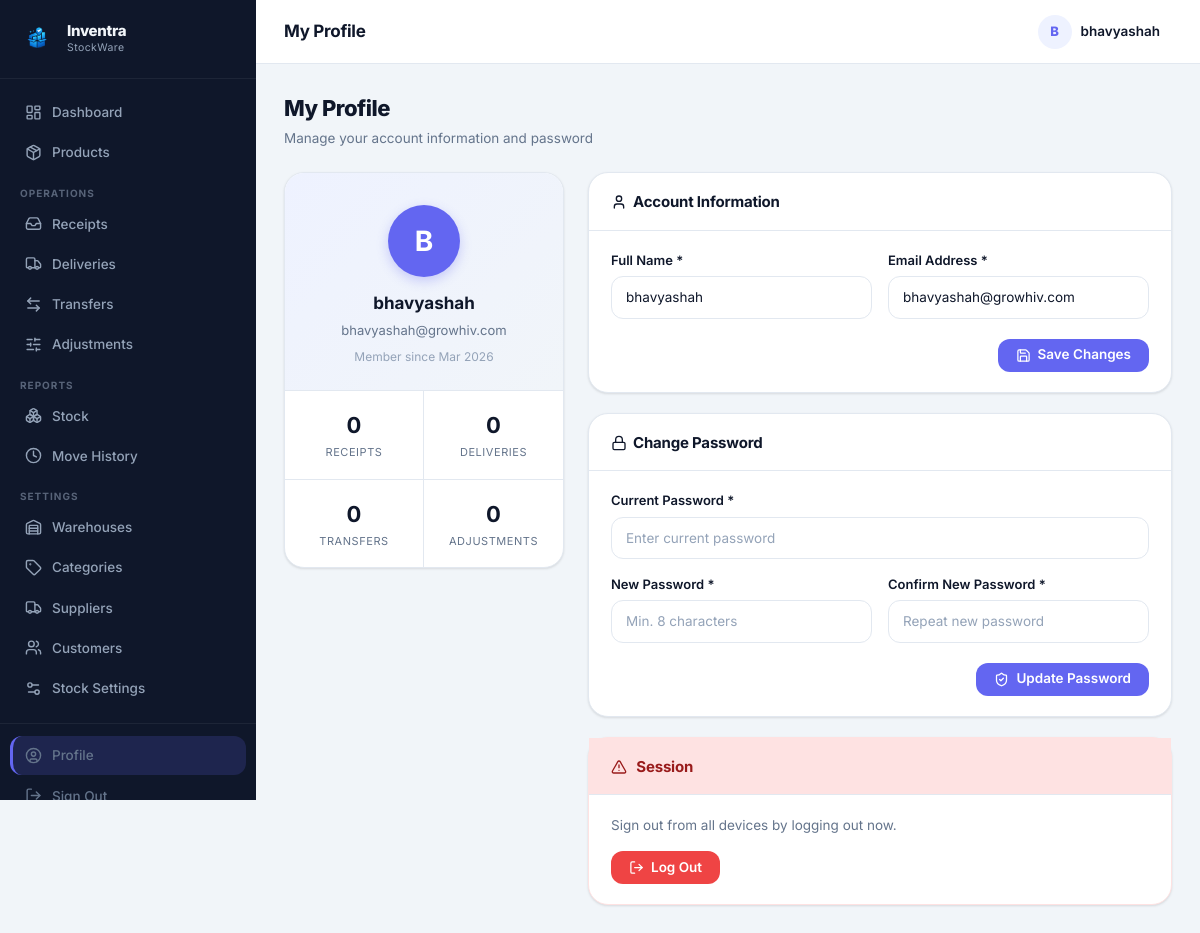
The app's page /profile.php (signed in) with its own data.
### tables this page shows
CREATE TABLE users (
            id         INTEGER PRIMARY KEY AUTOINCREMENT,
            login_id   TEXT UNIQUE NOT NULL,
            name       TEXT NOT NULL,
            email      TEXT UNIQUE NOT NULL,
            password   TEXT NOT NULL,
            created_at DATETIME DEFAULT CURRENT_TIMESTAMP
        );

### includes/functions.php (called while the page is built, shortened)
<?php
function e(mixed $v): string
{
    return htmlspecialchars((string)$v, ENT_QUOTES | ENT_SUBSTITUTE, 'UTF-8');
}

### profile.php (the view, shortened to what this page needs)
<?php
require_once 'includes/functions.php';
$userId    = (int)$_SESSION['user_id'];
$db        = getDB();
$stmt = $db->prepare("SELECT * FROM users WHERE id=?");
$stmt->execute([$userId]);
$user = $stmt->fetch();
$receiptsCreated   = $db->prepare("SELECT COUNT(*) FROM receipts   WHERE created_by=?"); $receiptsCreated->execute([$userId]);
$deliveriesCreated = $db->prepare("SELECT COUNT(*) FROM deliveries WHERE created_by=?"); $deliveriesCreated->execute([$userId]);
$transfersCreated  = $db->prepare("SELECT COUNT(*) FROM transfers  WHERE created_by=?"); $transfersCreated->execute([$userId]);
$adjustCreated     = $db->prepare("SELECT COUNT(*) FROM adjustments WHERE created_by=?"); $adjustCreated->execute([$userId]);
include 'includes/header.php';
?>
<div class="page-header">
  <div class="page-header-text">
    <h1>My Profile</h1>
    <p>Manage your account information and password</p>
  </div>
</div>
<div class="profile-layout">
  <div class="profile-sidebar-card">
    <div class="profile-avatar-wrap">
      <div class="profile-avatar-large"><?= mb_strtoupper(mb_substr($user['name'] ?? 'U', 0, 1)) ?></div>
      <div class="profile-name"><?= e($user['name'] ?? '') ?></div>
      <div class="profile-email"><?= e($user['email'] ?? '') ?></div>
      <div class="profile-since">Member since <?= date('M Y', strtotime($user['created_at'] ?? 'now')) ?></div>
    </div>
    <div class="profile-stats">
      <div class="profile-stat">
        <div class="profile-stat-val"><?= (int)$receiptsCreated->fetchColumn() ?></div>
        <div class="profile-stat-lbl">Receipts</div>
      </div>
      <div class="profile-stat">
        <div class="profile-stat-val"><?= (int)$deliveriesCreated->fetchColumn() ?></div>
        <div class="profile-stat-lbl">Deliveries</div>
      </div>
      <div class="profile-stat">
        <div class="profile-stat-val"><?= (int)$transfersCreated->fetchColumn() ?></div>
        <div class="profile-stat-lbl">Transfers</div>
      </div>
      <div class="profile-stat">
        <div class="profile-stat-val"><?= (int)$adjustCreated->fetchColumn() ?></div>
        <div class="profile-stat-lbl">Adjustments</div>
      </div>
    </div>
  </div>
  <div class="profile-forms">
    <div class="card">
      <div class="card-header">
        <span class="card-title"><i data-lucide="user" style="width:16px;height:16px;vertical-align:-3px;margin-right:6px;"></i>Account Information</span>
      </div>
      <div class="card-body">
        <form method="POST" action="profile.php">
          <div class="form-grid">
            <div class="form-group">
              <label>Full Name *</label>
              <input type="text" name="name" class="form-control"
                     value="<?= e($user['name'] ?? '') ?>" required>
            </div>
            <div class="form-group">
              <label>Email Address *</label>
              <input type="email" name="email" class="form-control"
                     value="<?= e($user['email'] ?? '') ?>" required>
            </div>
          </div>
          <div style="display:flex;justify-content:flex-end;margin-top:4px;">
            <button type="submit" class="btn btn-primary">
              <i data-lucide="save"></i> Save Changes
            </button>
          </div>
        </form>
      </div>
    </div>
    <div class="card" style="margin-top:20px;">
      <div class="card-header">
        <span class="card-title"><i data-lucide="lock" style="width:16px;height:16px;vertical-align:-3px;margin-right:6px;"></i>Change Password</span>
      </div>
      <div class="card-body">
        <form method="POST" action="profile.php">
          <div class="form-group">
            <label>Current Password *</label>
            <input type="password" name="current_password" class="form-control"
                   autocomplete="current-password" placeholder="Enter current password" required>
          </div>
          <div class="form-grid">
            <div class="form-group">
              <label>New Password *</label>
              <input type="password" name="new_password" class="form-control"
                     autocomplete="new-password" placeholder="Min. 8 characters" required>
            </div>
            <div class="form-group">
              <label>Confirm New Password *</label>
              <input type="password" name="confirm_password" class="form-control"
                     autocomplete="new-password" placeholder="Repeat new password" required>
            </div>
          </div>
          <div style="display:flex;justify-content:flex-end;margin-top:4px;">
            <button type="submit" class="btn btn-primary">
              <i data-lucide="shield-check"></i> Update Password
            </button>
          </div>
        </form>
      </div>
    </div>
    <div class="card" style="margin-top:20px;border-color:var(--danger-light);">
      <div class="card-header" style="background:var(--danger-light);">
        <span class="card-title" style="color:var(--danger-text);">
          <i data-lucide="alert-triangle" style="width:16px;height:16px;vertical-align:-3px;margin-right:6px;"></i>
          Session
        </span>
      </div>
      <div class="card-body">
        <p class="text-secondary" style="margin-bottom:16px;font-size:13.5px;">
          Sign out from all devices by logging out now.
        </p>
        <a href="logout.php" class="btn btn-danger">
          <i data-lucide="log-out"></i> Log Out
        </a>
      </div>
    </div>
  </div>
</div>
<?php include 'includes/footer.php'; ?>

### assets/css/style.css (style rules this page uses)
*, *::before, *::after { box-sizing: border-box; margin: 0; padding: 0; }
:root { --primary: #6366f1; --primary-hover: #4f46e5; --primary-light: #eef2ff; --primary-text: #4338ca; --bg: #f1f5f9; --card: #ffffff; --border: #e2e8f0; --text: #0f172a; --text-secondary: #64748b; --text-muted: #94a3b8; --success: #10b981; --success-light:#d1fae5; --success-text: #065f46; --warning: #f59e0b; --warning-light:#fef3c7; --warning-text: #92400e; --danger: #ef4444; --danger-light: #fee2e2; --danger-text: #991b1b; --info: #3b82f6; --info-light: #dbeafe; --info-text: #1e40af; --gray-light: #f8fafc; --sidebar-bg: #0f172a; --sidebar-hover: rgba(255,255,255,0.06); --sidebar-active: rgba(99,102,241,0.18); --sidebar-active-border:#6366f1; --sidebar-text: #94a3b8; --sidebar-text-active: #f1f5f9; --sidebar-width: 256px; --topbar-height: 64px; --r-xs: 6px; --r-sm: 8px; --r-md: 12px; --r-lg: 16px; --r-xl: 20px; --r-2xl: 24px; --r-3xl: 28px; --r-full:9999px; --shadow-xs: 0 1px 2px rgba(0,0,0,0.04); --shadow-sm: 0 1px 3px rgba(0,0,0,0.08), 0 1px 2px rgba(0,0,0,0.04); --shadow-md: 0 4px 8px rgba(0,0,0,0.06), 0 2px 4px rgba(0,0,0,0.04); --shadow-lg: 0 10px 24px rgba(0,0,0,0.08), 0 4px 8px rgba(0,0,0,0.04); --shadow-xl: 0 20px 48px rgba(0,0,0,0.12), 0 8px 16px rgba(0,0,0,0.06); }
html { scroll-behavior: smooth; }
body { font-family: 'Inter', -apple-system, BlinkMacSystemFont, 'Segoe UI', sans-serif; background: var(--bg); color: var(--text); line-height: 1.5; font-size: 14px; -webkit-font-smoothing: antialiased; -moz-osx-font-smoothing: grayscale; }
.card { background: var(--card); border-radius: var(--r-xl); border: 1px solid var(--border); box-shadow: var(--shadow-sm); }
.card-header { display: flex; align-items: center; justify-content: space-between; padding: 18px 22px 16px; border-bottom: 1px solid var(--border); flex-wrap: wrap; gap: 10px; }
.card-title { font-size: 15px; font-weight: 700; color: var(--text); letter-spacing: -0.2px; }
.card-body { padding: 20px 22px; }
.btn { display: inline-flex; align-items: center; gap: 7px; padding: 9px 18px; border-radius: var(--r-md); font-size: 13.5px; font-weight: 600; cursor: pointer; border: none; text-decoration: none; transition: background 0.15s, box-shadow 0.15s, transform 0.1s; white-space: nowrap; font-family: inherit; line-height: 1; }
.btn svg { width: 15px; height: 15px; flex-shrink: 0; }
.btn-primary { background: var(--primary); color: white; }
.btn-danger { background: var(--danger); color: white; }
.form-group { display: flex; flex-direction: column; gap: 6px; margin-bottom: 16px; }
.form-group:last-child { margin-bottom: 0; }
label { font-size: 13px; font-weight: 600; color: var(--text); }
.form-control { width: 100%; padding: 10px 14px; border: 1.5px solid var(--border); border-radius: var(--r-md); font-size: 13.5px; color: var(--text); background: var(--card); transition: border-color 0.15s, box-shadow 0.15s; font-family: inherit; outline: none; line-height: 1.5; }
.form-control::placeholder { color: var(--text-muted); }
.form-grid { display: grid; grid-template-columns: 1fr 1fr; gap: 16px; }
.page-header { display: flex; align-items: flex-start; justify-content: space-between; margin-bottom: 24px; flex-wrap: wrap; gap: 12px; }
.page-header-text h1 { font-size: 22px; font-weight: 800; color: var(--text); letter-spacing: -0.5px; }
.page-header-text p { font-size: 13.5px; color: var(--text-secondary); margin-top: 3px; }
.text-secondary { color: var(--text-secondary) !important; }

### records on screen
users: name "B", name "bhavyashah", email "bhavyashah@growhiv.com", created_at "Mar 2026"

### other values on screen
$item['label'] "Dashboard"
$item['label'] "Products"
$item['section'] "OPERATIONS"
$item['label'] "Receipts"
$item['label'] "Deliveries"
$item['label'] "Transfers"
$item['label'] "Adjustments"
$item['section'] "REPORTS"
$item['label'] "Stock"
$item['label'] "Move History"
$item['section'] "SETTINGS"
$item['label'] "Warehouses"
$item['label'] "Categories"
$item['label'] "Suppliers"
$item['label'] "Customers"
